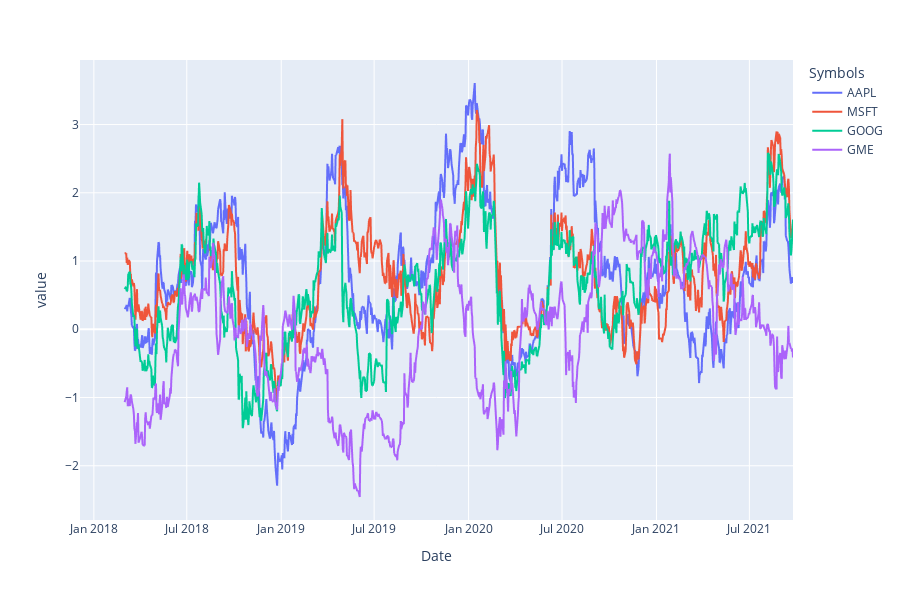

Notebook source saved alongside this figure:
### Code cell
#Sharpe ratio greater than 1.0 is considered acceptable to good by investors.
#A ratio higher than 2.0 is rated as very good.
#A ratio of 3.0 or higher is considered excellent. 
#A ratio under 1.0 is considered sub-optimal.
#plot the sharpe_ration graph
sharpe_ratio.plot().update_layout(autosize=False, width=900, height=600)

### Figure 1 — Plotly figure (JSON) as saved in the notebook; plotly's stock layout.template omitted (floating-point values rounded to 4 significant figures; data arrays with more than 128 entries replaced by an {"elided": "..."} marker saying what was removed)
{"data": [{"hovertemplate": "Symbols=AAPL<br>Date=%{x}<br>value=%{y}<extra></extra>", "legendgroup": "AAPL", "line": {"color": "#636efa", "dash": "solid"}, "mode": "lines", "name": "AAPL", "showlegend": true, "type": "scattergl", "x": {"elided": "958 str values"}, "xaxis": "x", "y": {"elided": "958 float values"}, "yaxis": "y"}, {"hovertemplate": "Symbols=MSFT<br>Date=%{x}<br>value=%{y}<extra></extra>", "legendgroup": "MSFT", "line": {"color": "#EF553B", "dash": "solid"}, "mode": "lines", "name": "MSFT", "showlegend": true, "type": "scattergl", "x": {"elided": "958 str values"}, "xaxis": "x", "y": {"elided": "958 float values"}, "yaxis": "y"}, {"hovertemplate": "Symbols=GOOG<br>Date=%{x}<br>value=%{y}<extra></extra>", "legendgroup": "GOOG", "line": {"color": "#00cc96", "dash": "solid"}, "mode": "lines", "name": "GOOG", "showlegend": true, "type": "scattergl", "x": {"elided": "958 str values"}, "xaxis": "x", "y": {"elided": "958 float values"}, "yaxis": "y"}, {"hovertemplate": "Symbols=GME<br>Date=%{x}<br>value=%{y}<extra></extra>", "legendgroup": "GME", "line": {"color": "#ab63fa", "dash": "solid"}, "mode": "lines", "name": "GME", "showlegend": true, "type": "scattergl", "x": {"elided": "958 str values"}, "xaxis": "x", "y": {"elided": "958 float values"}, "yaxis": "y"}], "layout": {"autosize": false, "height": 600, "legend": {"title": {"text": "Symbols"}, "tracegroupgap": 0}, "margin": {"t": 60}, "width": 900, "xaxis": {"anchor": "y", "domain": [0, 1], "title": {"text": "Date"}}, "yaxis": {"anchor": "x", "domain": [0, 1], "title": {"text": "value"}}}}
